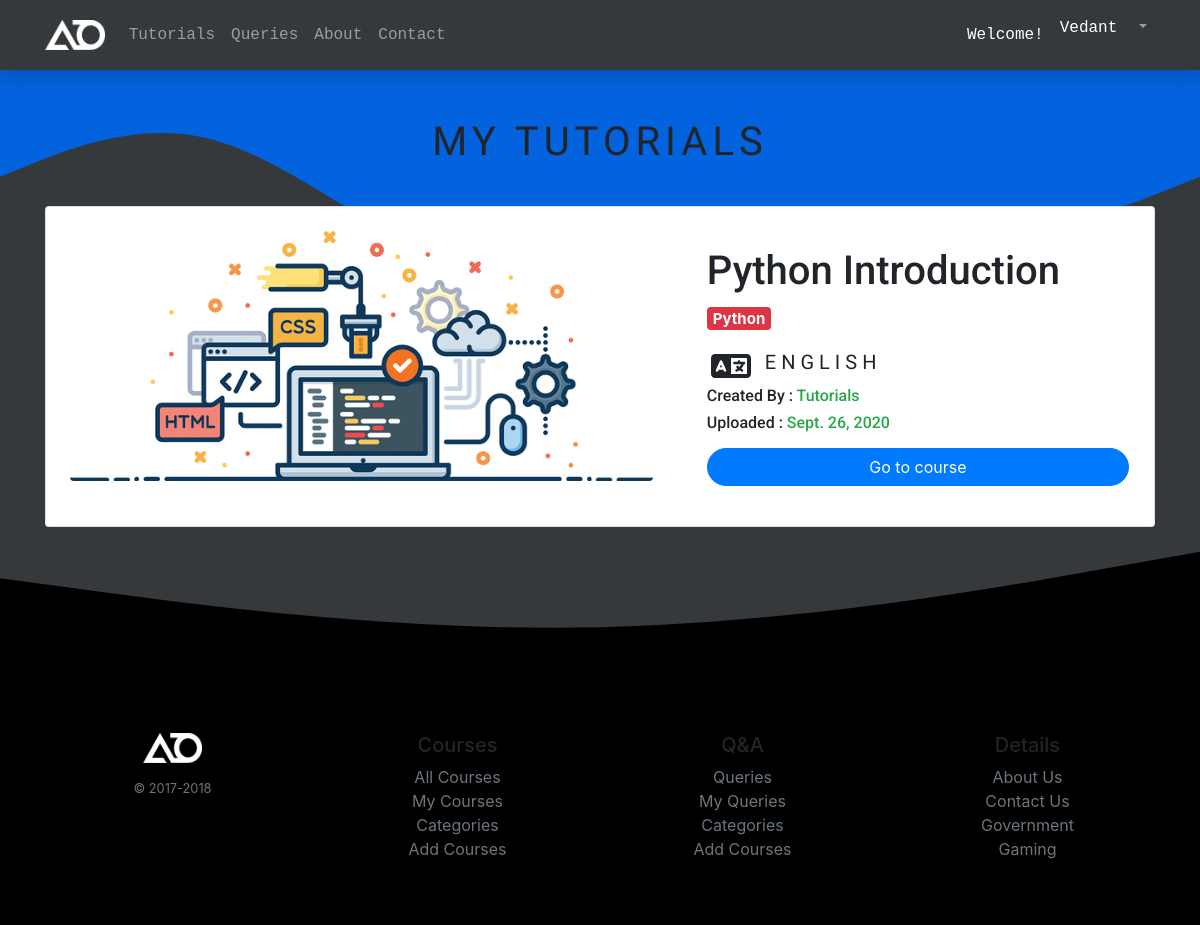
/mycourse (signed in), run on the app's committed database.
### services/models.py (models this page shows, shortened)
class Tutorial(models.Model):
    title = models.CharField(max_length=100,primary_key=True)
    desc =  models.TextField()
    author = models.ForeignKey(User, on_delete=models.CASCADE)
    catego = models.ForeignKey(Category, on_delete=models.CASCADE)
    videofile= models.FileField(upload_to='services/videos',null=True)
    imagefile = models.ImageField(upload_to='services/images',default="")
    price = models.IntegerField()
    timestamp = models.DateTimeField(default=timezone.now)
    approval = models.NullBooleanField()

class Category(models.Model):
    name = models.CharField(max_length=200,primary_key=True)
    icon = models.ImageField(upload_to='services/images',default="")
    desc = models.TextField(default=" ")
    def __str__(self):
        return self.name

### services/views.py (the view)
# urls.py: path('mycourse', views.mycourse, name='mycourse'),
@login_required
def mycourse(request):
    user = request.user
    if request.user.is_authenticated:
        mycourse = Purchase.objects.filter(customuser=request.user).values('tuto')
        res = [ sub['tuto'] for sub in mycourse ]
        delete = Tutorial.objects.filter(title__in=res)
        context={
                'delete':delete,
                }
        return render(request,'services/mycourse.html', context)

### templates/services/mycourse.html (shortened to what this page needs)
{% extends 'services/base.html' %}
{% load static %}
{% block body %}
<section>
    <div class="container px-3 py-3 pt-md-5 pb-md-4 mx-auto text-left" style="position: relative; z-index: 20;">
        <h1 class="px-3 title text-center">My Tutorials</h1>
    </div>
    <div class="container ">
        {% for i in delete %}
        <div class="card bg-white p-4 bg-light my-2">
            <div class="row justify-content-center">
                <div class="col-md-7">
                    <div class="card-img">
                        <a href="#">
                            <img class="img-fluid rounded mb-3 " src="/media/{{i.imagefile}}" alt="" style="height: 250px;
            object-fit: cover;">
                        </a>
                    </div>
                </div>
                <div class="col-md-5 p-3">
                    <h1 class="card-title title2">{{i.title|truncatechars:30}}</h1>
                    <h5><span class="badge badge-danger product mb-2 ml-xl-0 ml-4">{{i.catego}}</span></h5>
                    <div class="d-flex">
                        <i class="fa fa-language fa-2x p-1" aria-hidden="true"></i>
                        <h5 class="pt-1 title">&nbsp;English</h5>
                    </div>
                    <h6 class="text-capitalize title2">Created By : <span class="text-success">{{i.author}}</span></h6>
                    <h6 class="title2">Uploaded : <span class="text-success">{{i.timestamp|date}}</span></h6>
                    <div class="text-center">
                        <a class="btn btn-primary btn-block rounded-pill mt-3"
                            href="{% url 'tutorial' title=i.title %}">Go to course</a>
                    </div>
                </div>
            </div>
        </div>
        {% endfor %}
    </div>
</section>
{% endblock body %}

### templates/services/base.html (shortened to what this page needs)
{% load static %}
{% load crispy_forms_tags %}
<html lang="en">
<head>
    <link rel="stylesheet" href="{% static 'services/css/bootstrap.min.css' %}" class="rel">
    <link rel="stylesheet" href="{% static 'services/css/styles.css' %}" class="rel">
    <link rel="stylesheet" href="{% static 'services/css/swiper-bundle.css' %}">
    <link rel="stylesheet" href="{% static 'services/css/swiper-bundle.min.css' %}">
</head>
<body>
    <header>
        <nav class="navbar navbar-expand-lg navbar-dark shadow">
            <div class="container">
                <div class="collapse navbar-collapse text-center" id="navbarTogglerDemo01">
                    <a class="navbar-brand" href="{% url 'index' %}"><img src="{% static 'services/img/2.png'%}"></a>
                    <ul class="navbar-nav mr-auto mt-2 mt-lg-0">
                        <li class="nav-item">
                            <a class="nav-link" href="{% url 'alltutorials' %}">Tutorials</a>
                        </li>
                        <li class="nav-item">
                            <a class="nav-link" href="{% url 'queries' %}">Queries</a>
                        </li>
                        <li class="nav-item">
                            <a class="nav-link" type="button"  data-toggle="modal" data-target="#about">About</a>
                        </li>
                        <li class="nav-item">
                            <a class="nav-link" href="{% url 'contact' %}">Contact</a>
                        </li>
                    </ul>
                    <div>
                        {% if user.is_authenticated %}
                        <ul class="navbar-nav ml-auto">
                            <li class="nav-item nav-link dropdown no-arrow" style="margin-top: 10px;">
                                <h6 class="text-white">Welcome!</h6>
                            </li>
                            <li class="nav-item dropdown">
                                <a class="nav-link dropdown-toggle" href="#" id="userDropdown" role="button"
                                    data-toggle="dropdown" aria-haspopup="true" aria-expanded="false">
                                    <h6 class="mr-2 d-none d-lg-inline text-white">{{user.first_name}}</h6>
                                </a>
                            </li>
                        </ul>
                        {% else %}
                        <a class="btn btn-outline-light m-2 px-3 my-sm-0" type="button"
                            href="{% url 'account_login'%}">LogIn</a>
                        <a class="btn btn-outline-light m-2 px-4 my-sm-0" type="button"
                            href="{% url 'account_signup'%}">Sign Up</a>
                        {% endif %}
                    </div>
                </div>
            </div>
        </nav>
    </header>
    {% block body %}
    {% endblock body%}
    <svg xmlns="http://www.w3.org/2000/svg" viewBox="0 0 1440 180"
        style="position: relative; transform: rotate(180deg);">
        <path fill="#000000" fill-opacity="1"
            d="M0,160L120,138.7C240,117,480,75,720,69.3C960,64,1200,96,1320,112L1440,128L1440,0L1320,0C1200,0,960,0,720,0C480,0,240,0,120,0L0,0Z">
        </path>
    </svg>
    <footer class="">
        <div class="container py-5">
            <div class="row text-center">
                <div class="col-6 col-md">
                    <img class="img-fluid footer-img" src="{% static 'services/img/2.png'%}">
                    <small class="d-block mb-3 text-muted mt-3">© 2017-2018</small>
                </div>
                <div class="col-6 col-md">
                    <h5>Courses</h5>
                    <ul class="list-unstyled text-small">
                        <li><a class="text-muted" href="#">All Courses</a></li>
                        <li><a class="text-muted" href="#">My Courses</a></li>
                        <li><a class="text-muted" href="#">Categories</a></li>
                        <li><a class="text-muted" href="#">Add Courses</a></li>
                    </ul>
                </div>
                <div class="col-6 col-md">
                    <h5>Q&A</h5>
                    <ul class="list-unstyled text-small">
                        <li><a class="text-muted" href="#">Queries</a></li>
                        <li><a class="text-muted" href="#">My Queries</a></li>
                        <li><a class="text-muted" href="#">Categories</a></li>
                        <li><a class="text-muted" href="#">Add Courses</a></li>
                    </ul>
                </div>
                <div class="col-6 col-md">
                    <h5>Details</h5>
                    <ul class="list-unstyled text-small">
                        <li><a class="text-muted" href="#">About Us</a></li>
                        <li><a class="text-muted" href="#">Contact Us</a></li>
                        <li><a class="text-muted" href="#">Government</a></li>
                        <li><a class="text-muted" href="#">Gaming</a></li>
                    </ul>
                </div>
            </div>
        </div>
    </footer>
</body>
</html>

### services/static/services/css/styles.css (style rules this page uses)
body { background-color:#161a1ddc; }
.nav-item { font-family: 'Courier New', Courier, monospace; }
.title { letter-spacing: 5px; font-family: Teko,sans-serif!important; text-transform: uppercase!important; }
.title2 { font-family: 'Roboto', sans-serif; font-weight: 500; }
header { position: sticky; top: 0; left: 0; width: 100%; z-index: 1000; transition: 0.5s; }
header nav { height: 70px; }
.navbar-brand img { height: 30px; }
footer { background-color: black; }
.footer-img { height: 30px; }

### data on the page
Tutorial: imagefile (picture), title "Python Introduction", catego "Python", author "Tutorials", timestamp "Sept. 26, 2020"

### other printed values
{{ user.first_name }} "Vedant"
